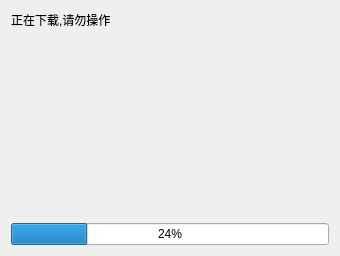
<?xml version="1.0" encoding="UTF-8"?>
<ui version="4.0">
 <class>progressDialog</class>
 <widget class="QDialog" name="progressDialog">
  <property name="geometry">
   <rect>
    <x>0</x>
    <y>0</y>
    <width>340</width>
    <height>256</height>
   </rect>
  </property>
  <property name="windowTitle">
   <string>Dialog</string>
  </property>
  <layout class="QVBoxLayout" name="verticalLayout">
   <item>
    <widget class="QLabel" name="label">
     <property name="maximumSize">
      <size>
       <width>16777215</width>
       <height>40</height>
      </size>
     </property>
     <property name="text">
      <string>正在下载,请勿操作</string>
     </property>
    </widget>
   </item>
   <item>
    <widget class="QLabel" name="labelImage">
     <property name="sizePolicy">
      <sizepolicy hsizetype="Preferred" vsizetype="Expanding">
       <horstretch>0</horstretch>
       <verstretch>0</verstretch>
      </sizepolicy>
     </property>
     <property name="text">
      <string/>
     </property>
    </widget>
   </item>
   <item>
    <widget class="QProgressBar" name="progressBar">
     <property name="value">
      <number>24</number>
     </property>
    </widget>
   </item>
  </layout>
 </widget>
 <resources/>
 <connections/>
</ui>
